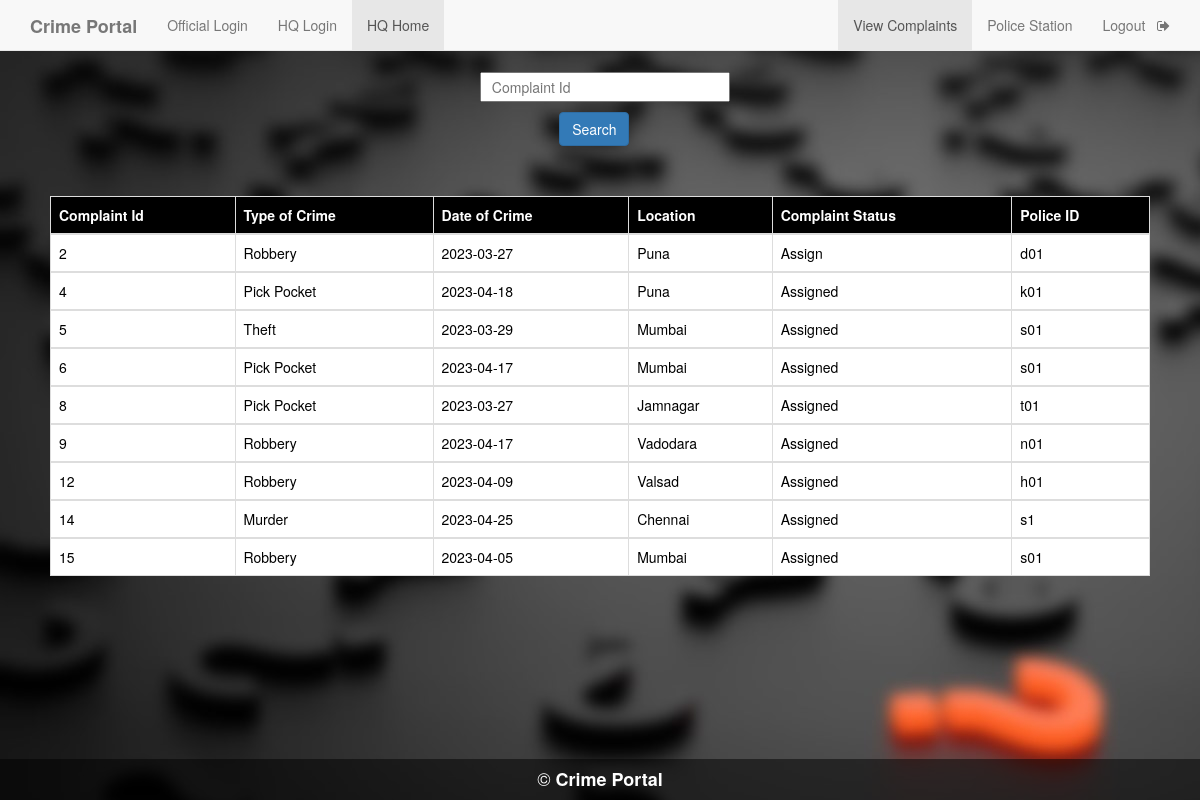
The app's page /headHome.php (signed in) with its own data.
### tables this page shows
CREATE TABLE `complaint` (
  `c_id` int(11) NOT NULL,
  `a_no` bigint(12) NOT NULL,
  `location` varchar(50) NOT NULL,
  `type_crime` varchar(50) NOT NULL,
  `d_o_c` date NOT NULL,
  `description` varchar(7000) NOT NULL,
  `inc_status` varchar(50) DEFAULT 'Unassigned',
  `pol_status` varchar(50) DEFAULT 'null',
  `p_id` varchar(50) DEFAULT 'Null'
);

### headHome.php (the view, shortened to what this page needs)
<!DOCTYPE html>
<html>
<head>
<?php
    $conn=mysqli_connect("sql205.epizy.com","epiz_34022729","PGI71ItO5cOQ","epiz_34022729_crime_portal");
    mysqli_select_db($conn,"epiz_34022729_crime_portal");
      $query="select * from complaint";
    $result=mysqli_query($conn,$query);
?>
	<link rel="stylesheet" type="text/css" href="https://maxcdn.bootstrapcdn.com/bootstrap/3.3.5/css/bootstrap.min.css">
	<link rel="stylesheet" type="text/css" href="https://maxcdn.bootstrapcdn.com/font-awesome/4.4.0/css/font-awesome.min.css">
</head>
<body style="background-image: url(search1.jpeg); ">
	<nav  class="navbar navbar-default navbar-fixed-top">
  <div class="container">
    <div class="navbar-header">
      <a class="navbar-brand" href="home.php"><b>Crime Portal</b></a>
    </div>
    <div id="navbar" class="collapse navbar-collapse">
      <ul class="nav navbar-nav">
        <li ><a href="official_login.php">Official Login</a></li>
        <li ><a href="headlogin.php">HQ Login</a></li>
        <li class="active"><a href="headHome.php">HQ Home</a></li>
      </ul>
      <ul class="nav navbar-nav navbar-right">
        <li class="active" ><a href="headHome.php">View Complaints</a></li>
        <li ><a href="head_view_police_station.php">Police Station</a></li>
        <li><a href="h_logout.php">Logout &nbsp <i class="fa fa-sign-out" aria-hidden="true"></i></a></li>
      </ul>
    </div>
  </div>
 </nav>
 <div>
    <form style="margin-top: 6%; margin-left: 40%;" method="post">
      <input type="text" name="cid" style="width: 250px; height: 30px;" placeholder="&nbsp Complaint Id" id="ciid" onfocusout="f1()" required>
        <div>
      <input class="btn btn-primary" type="submit" value="Search" name="s1" style="margin-top: 10px; margin-left: 11%;">
     </div>
     </form>
<div style="padding:50px;">
   <table class="table table-bordered">
    <thead class="thead-dark" style="background-color: black; color: white;">
      <tr>
        <th scope="col">Complaint Id</th>
        <th scope="col">Type of Crime</th>
        <th scope="col">Date of Crime</th>
        <th scope="col">Location</th>
        <th scope="col">Complaint Status</th>
          <th scope="col">Police ID</th>
      </tr>
    </thead>
            <?php
              while($rows=mysqli_fetch_assoc($result)){
             ?>
            <tbody style="background-color: white; color: black;">
      <tr>
        <td><?php echo $rows['c_id'];?></td>
        <td><?php echo $rows['type_crime'];?></td>
        <td><?php echo $rows['d_o_c'];?></td>
          <td><?php echo $rows['location'];?></td>
          <td><?php echo $rows['inc_status']; ?></td>
          <td><?php echo $rows['p_id']; ?></td>
      </tr>
    </tbody>
    <?php
    }
    ?>
</table>
 </div>
<div style="position: fixed;
   left: 0;
   bottom: 0;
   width: 100%;
   background-color: rgba(0,0,0,0.5);
   color: white;
   text-align: center;">
  <h4 style="color: white;">&copy <b>Crime Portal</b></h4>
</div>
</body>
</html>

### records on screen
complaint: c_id "2", type_crime "Robbery", d_o_c "2023-03-27", location "Puna", inc_status "Assign", p "d01"
complaint: c_id "4", type_crime "Pick Pocket", d_o_c "2023-04-18", location "Puna", inc_status "Assigned", p "k01"
complaint: c_id "5", type_crime "Theft", d_o_c "2023-03-29", location "Mumbai", inc_status "Assigned", p "s01"
complaint: c_id "6", type_crime "Pick Pocket", d_o_c "2023-04-17", location "Mumbai", inc_status "Assigned", p "s01"
complaint: c_id "8", type_crime "Pick Pocket", d_o_c "2023-03-27", location "Jamnagar", inc_status "Assigned", p "t01"
complaint: c_id "9", type_crime "Robbery", d_o_c "2023-04-17", location "Vadodara", inc_status "Assigned", p "n01"
complaint: c_id "12", type_crime "Robbery", d_o_c "2023-04-09", location "Valsad", inc_status "Assigned", p "h01"
complaint: c_id "14", type_crime "Murder", d_o_c "2023-04-25", location "Chennai", inc_status "Assigned", p "s1"
complaint: c_id "15", type_crime "Robbery", d_o_c "2023-04-05", location "Mumbai", inc_status "Assigned", p "s01"
